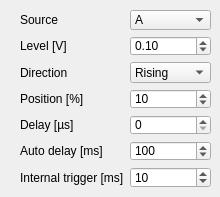
    <widget class="QWidget" name="trigger_tab">
     <attribute name="title">
      <string>Trigger</string>
     </attribute>
     <widget class="QWidget" name="formLayoutWidget_2">
      <property name="geometry">
       <rect>
        <x>20</x>
        <y>10</y>
        <width>191</width>
        <height>178</height>
       </rect>
      </property>
      <layout class="QFormLayout" name="formLayout_4">
       <item row="0" column="0">
        <widget class="QLabel" name="label_15">
         <property name="locale">
          <locale language="English" country="UnitedKingdom"/>
         </property>
         <property name="text">
          <string>Source</string>
         </property>
        </widget>
       </item>
       <item row="0" column="1">
        <widget class="QComboBox" name="trigger_source_comboBox">
         <property name="currentText">
          <string>A</string>
         </property>
         <property name="currentIndex">
          <number>0</number>
         </property>
         <item>
          <property name="text">
           <string>A</string>
          </property>
         </item>
         <item>
          <property name="text">
           <string>B</string>
          </property>
         </item>
         <item>
          <property name="text">
           <string>EXT</string>
          </property>
         </item>
         <item>
          <property name="text">
           <string>Internal</string>
          </property>
         </item>
        </widget>
       </item>
       <item row="2" column="0">
        <widget class="QLabel" name="label_13">
         <property name="locale">
          <locale language="English" country="UnitedKingdom"/>
         </property>
         <property name="text">
          <string>Direction</string>
         </property>
        </widget>
       </item>
       <item row="2" column="1">
        <widget class="QComboBox" name="trigger_mode_comboBox">
         <property name="currentText">
          <string>Rising</string>
         </property>
         <property name="currentIndex">
          <number>0</number>
         </property>
         <item>
          <property name="text">
           <string>Rising</string>
          </property>
         </item>
         <item>
          <property name="text">
           <string>Falling</string>
          </property>
         </item>
        </widget>
       </item>
       <item row="1" column="0">
        <widget class="QLabel" name="label_17">
         <property name="locale">
          <locale language="English" country="UnitedKingdom"/>
         </property>
         <property name="text">
          <string>Level [V]</string>
         </property>
        </widget>
       </item>
       <item row="1" column="1">
        <widget class="QDoubleSpinBox" name="trigger_level_spinBox">
         <property name="locale">
          <locale language="English" country="UnitedKingdom"/>
         </property>
         <property name="buttonSymbols">
          <enum>QAbstractSpinBox::UpDownArrows</enum>
         </property>
         <property name="suffix">
          <string/>
         </property>
         <property name="decimals">
          <number>2</number>
         </property>
         <property name="minimum">
          <double>-5.000000000000000</double>
         </property>
         <property name="maximum">
          <double>5.000000000000000</double>
         </property>
         <property name="singleStep">
          <double>0.100000000000000</double>
         </property>
         <property name="value">
          <double>0.100000000000000</double>
         </property>
        </widget>
       </item>
       <item row="3" column="0">
        <widget class="QLabel" name="label_5">
         <property name="locale">
          <locale language="English" country="UnitedKingdom"/>
         </property>
         <property name="text">
          <string>Position [%]</string>
         </property>
        </widget>
       </item>
       <item row="3" column="1">
        <widget class="QDoubleSpinBox" name="trigger_position_spinBox">
         <property name="locale">
          <locale language="English" country="UnitedKingdom"/>
         </property>
         <property name="buttonSymbols">
          <enum>QAbstractSpinBox::UpDownArrows</enum>
         </property>
         <property name="suffix">
          <string/>
         </property>
         <property name="decimals">
          <number>0</number>
         </property>
         <property name="minimum">
          <double>-50.000000000000000</double>
         </property>
         <property name="maximum">
          <double>50.000000000000000</double>
         </property>
         <property name="singleStep">
          <double>0.000000000000000</double>
         </property>
         <property name="value">
          <double>10.000000000000000</double>
         </property>
        </widget>
       </item>
       <item row="4" column="0">
        <widget class="QLabel" name="label_11">
         <property name="locale">
          <locale language="English" country="UnitedKingdom"/>
         </property>
         <property name="text">
          <string>Delay [µs]</string>
         </property>
        </widget>
       </item>
       <item row="4" column="1">
        <widget class="QDoubleSpinBox" name="trigger_delay_spinBox">
         <property name="locale">
          <locale language="English" country="UnitedKingdom"/>
         </property>
         <property name="buttonSymbols">
          <enum>QAbstractSpinBox::UpDownArrows</enum>
         </property>
         <property name="suffix">
          <string/>
         </property>
         <property name="decimals">
          <number>0</number>
         </property>
         <property name="minimum">
          <double>0.000000000000000</double>
         </property>
         <property name="maximum">
          <double>200.000000000000000</double>
         </property>
         <property name="singleStep">
          <double>1.000000000000000</double>
         </property>
         <property name="value">
          <double>0.000000000000000</double>
         </property>
        </widget>
       </item>
       <item row="5" column="0">
        <widget class="QLabel" name="label_14">
         <property name="locale">
          <locale language="English" country="UnitedKingdom"/>
         </property>
         <property name="text">
          <string>Auto delay [ms]</string>
         </property>
        </widget>
       </item>
       <item row="5" column="1">
        <widget class="QDoubleSpinBox" name="trigger_auto_delay_spinBox">
         <property name="locale">
          <locale language="English" country="UnitedKingdom"/>
         </property>
         <property name="buttonSymbols">
          <enum>QAbstractSpinBox::UpDownArrows</enum>
         </property>
         <property name="suffix">
          <string/>
         </property>
         <property name="decimals">
          <number>0</number>
         </property>
         <property name="minimum">
          <double>0.000000000000000</double>
         </property>
         <property name="maximum">
          <double>10000.000000000000000</double>
         </property>
         <property name="singleStep">
          <double>1.000000000000000</double>
         </property>
         <property name="value">
          <double>100.000000000000000</double>
         </property>
        </widget>
       </item>
       <item row="6" column="0">
        <widget class="QLabel" name="label_16">
         <property name="locale">
          <locale language="English" country="UnitedKingdom"/>
         </property>
         <property name="text">
          <string>Internal trigger [ms]</string>
         </property>
        </widget>
       </item>
       <item row="6" column="1">
        <widget class="QDoubleSpinBox" name="internal_trigger_delay_spinBox">
         <property name="locale">
          <locale language="English" country="UnitedKingdom"/>
         </property>
         <property name="buttonSymbols">
          <enum>QAbstractSpinBox::UpDownArrows</enum>
         </property>
         <property name="suffix">
          <string/>
         </property>
         <property name="decimals">
          <number>0</number>
         </property>
         <property name="minimum">
          <double>1.000000000000000</double>
         </property>
         <property name="maximum">
          <double>10000.000000000000000</double>
         </property>
         <property name="singleStep">
          <double>1.000000000000000</double>
         </property>
         <property name="value">
          <double>10.000000000000000</double>
         </property>
        </widget>
       </item>
      </layout>
     </widget>
    </widget>
